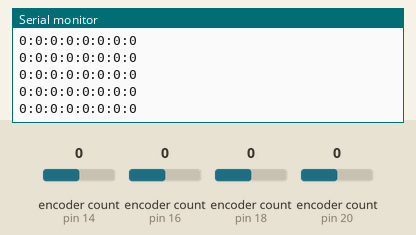
Simulated run of this sketch. Board: Arduino Uno, built with avr-gcc and run on an emulated ATmega328P. Parts: the last lines printed to the serial monitor. Inputs (shaded band) come from the test bench; at power-on: encoder count (sensors on pin 14, pin 16, pin 18, pin 20) 0.

Above: at 1.2 s.
1.3 s: encoder count (sensor on pin 14) set to 1
At 1.32 s:
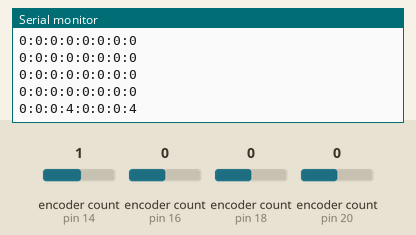
2.8 s: encoder count (sensor on pin 16) set to 1
At 2.84 s:
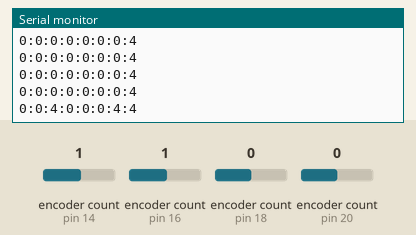
4.3 s: encoder count (sensor on pin 18) set to 1
At 4.35 s:
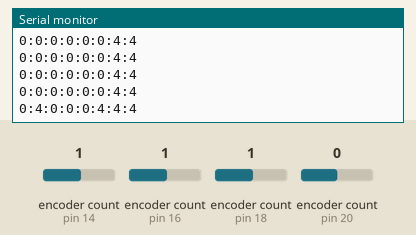
5.8 s: encoder count (sensor on pin 14) set to 0
At 5.87 s:
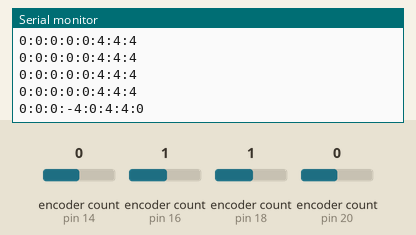
8.8 s: encoder count (sensor on pin 20) set to 1
At 8.8 s:
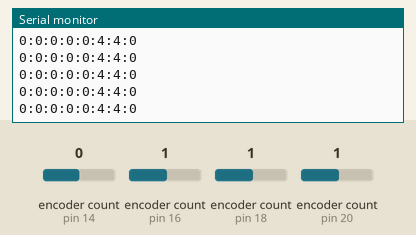
10.3 s: encoder count (sensor on pin 16) set to 2
At 10.32 s:
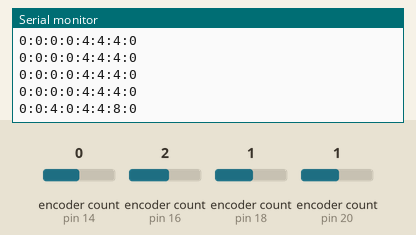
Timing chart, 0 to 12.8 s (numbered marks = the images above; inputs shaded):
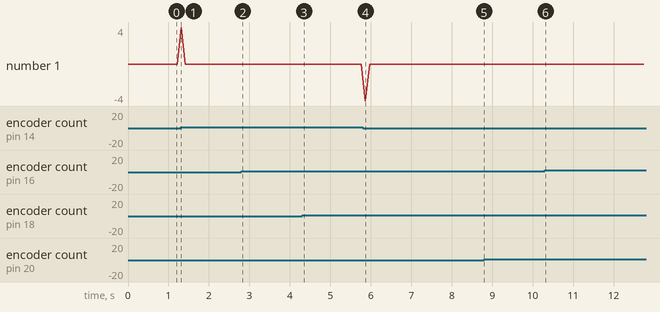

The sketch:

teensy_encoders.ino
```cpp
/* Encoder reader - based on:
 * http://www.pjrc.com/teensy/td_libs_Encoder.html
 */

#include <Encoder.h>

//Both pins should have interrupt capability. All teensy 3.1 pins can have interrupts
Encoder enc1(20, 21);
Encoder enc2(18, 19);
Encoder enc3(16, 17);
Encoder enc4(14, 15);

void setup() {
  Serial.begin(115200);
}

long positions[]  = {0,0,0,0};
long last_positions[] = {0,0,0,0};

const char delimiter = ':';

void loop() {
  positions[0] = enc1.read();
  positions[1] = enc2.read();
  positions[2] = enc3.read();
  positions[3] = enc4.read();

  long deltas[4];
  for (int i = 0; i < 4; i++){

  deltas[i] = positions[i]-last_positions[i];
  last_positions[i] = positions[i];


  }
  // 0 -> venstre bak
  // 1 -> venstre foran
  // 2 -> hoyre foran
  // 3 -> hoyre bak

  Serial.print(deltas[0]);
  Serial.print(delimiter);
  Serial.print(deltas[1]);
  Serial.print(delimiter);
  Serial.print(deltas[2]);
  Serial.print(delimiter);
  Serial.print(deltas[3]);
  Serial.print(delimiter);


  Serial.print(positions[0]);
  Serial.print(delimiter);
  Serial.print(positions[1]);
  Serial.print(delimiter);
  Serial.print(positions[2]);
  Serial.print(delimiter);
  Serial.print(positions[3]);

  Serial.println("");

  //Delay 100ms, loop runs at 10hz
  delay(100);
}
```

Measured:
- after the input at 1.3 s, the serial monitor: prints a new line at once (image 1)
- after the input at 2.8 s, the serial monitor: prints a new line at once (image 2)
- after the input at 4.3 s, the serial monitor: prints a new line after 0.05 s (image 3)
- after the input at 5.8 s, the serial monitor: prints a new line after 0.07 s (image 4)
- after the input at 10.3 s, the serial monitor: prints a new line at once (image 6)
